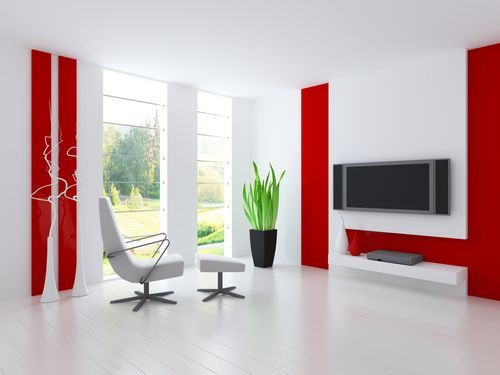
#> input picture L7/Image20260613172358.jpg, 500 x 375 px, found by its file name
$ python L7-1.py
#> lines starting #> are read from the running program, lines starting #| are printed output that depends on the picture; after the words box and inside, x2 and y2 are one past the last pixel; in counts of white or black regions, pixels touching at a corner belong together
import cv2
import numpy as np

image = cv2.imread("L7\\Image20260613172358.jpg")
#> image is the input picture: shape (375, 500, 3); mean B, G, R 174.7, 174.4, 193.4
image_HSV = cv2.cvtColor(image, cv2.COLOR_BGR2HSV)
#> image_HSV: shape (375, 500, 3); mean H, S, V 99.5, 42.7, 197.5
#   First red range
lower_red = np.array([0, 40, 40])
upper_red = np.array([0, 255, 255])
#   Creating the first mask
mask_1 = cv2.inRange(image_HSV, lower_red, upper_red)
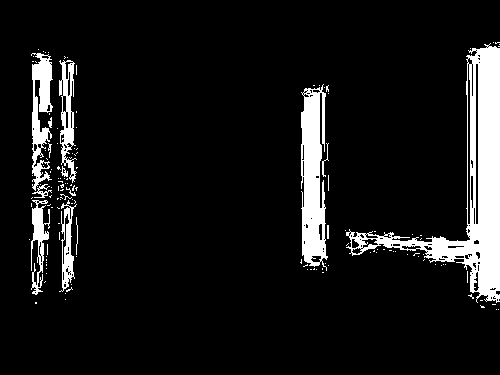
#> mask_1: shape (375, 500); 9.1% white; 139 white regions (125 under 20 px), largest, box (x1, y1, x2, y2) and area: (346, 43, 500, 303) 8742, (301, 84, 328, 271) 3529, (31, 53, 53, 191) 1609
#   Second red range
lower_red_1 = np.array([160, 40, 40])
upper_red_1 = np.array([180, 255, 255])
#   Creating the second mask
mask_2 = cv2.inRange(image_HSV, lower_red_1, upper_red_1)
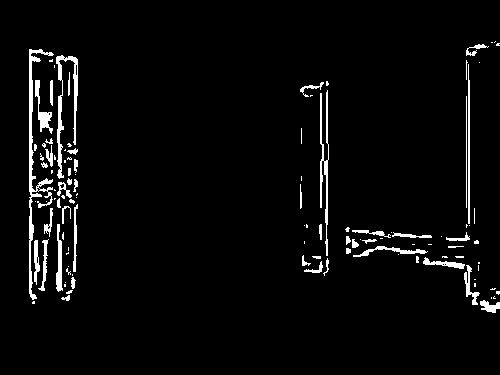
#> mask_2: shape (375, 500); 3.7% white; 111 white regions (64 under 20 px), largest, box (x1, y1, x2, y2) and area: (29, 49, 54, 300) 1135, (56, 55, 78, 179) 745, (320, 90, 329, 256) 584
#   Merging the two masks
mask = mask_1 + mask_2
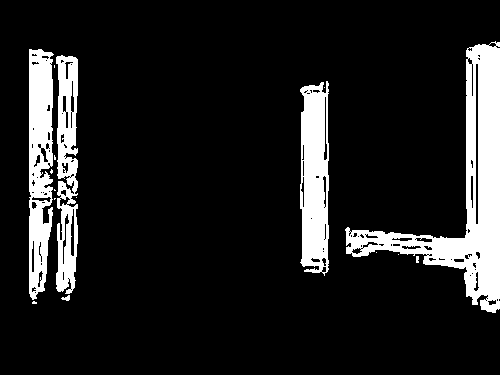
#> mask: shape (375, 500); 12.8% white; 16 white regions (10 under 20 px), largest, box (x1, y1, x2, y2) and area: (345, 41, 500, 313) 10775, (29, 49, 54, 300) 4726, (300, 81, 329, 276) 4641, (56, 55, 78, 294) 3675, (61, 295, 70, 301) 32, (416, 256, 419, 263) 20
#   Morphological opening (removes small objects from the foreground)
final_mask = cv2.morphologyEx(mask, cv2.MORPH_OPEN, np.ones((3, 3), np.uint8), iterations = 2)
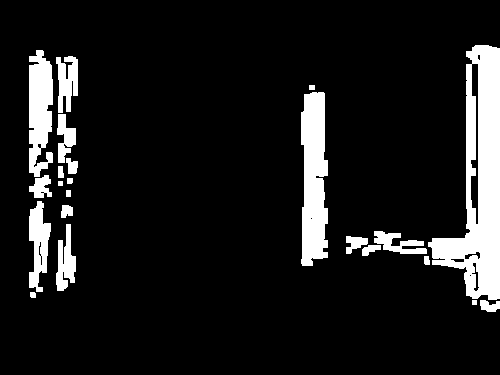
#> final_mask: shape (375, 500); 10.9% white; 22 white regions, largest, box (x1, y1, x2, y2) and area: (428, 45, 500, 300) 8681, (301, 92, 328, 266) 3854, (29, 50, 53, 177) 2382
#   Dilation
dilated_mask = cv2.dilate(mask, np.ones((3, 3), np.uint8), iterations = 1)
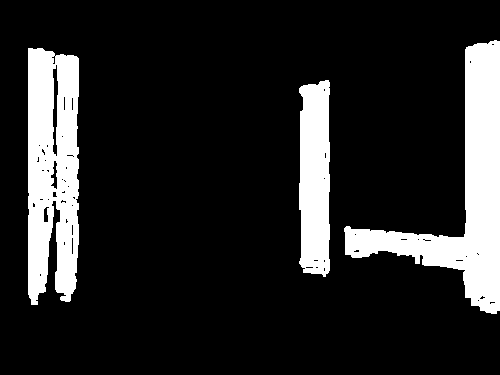
#> dilated_mask: shape (375, 500); 15.4% white; 3 white regions, box (x1, y1, x2, y2) and area: (344, 40, 500, 314) 12491, (28, 48, 79, 305) 10976, (299, 80, 330, 277) 5500

cv2.imshow("L7-1 (Red Mask 1)", mask_1)
cv2.imshow("L7-2 (Red Mask 2)", mask_2)
cv2.imshow("L7-3 (Merged Masks)", mask)
cv2.imshow("L7-4 (Final Mask)", final_mask)
cv2.imshow("L7-5 (Dilated Mask)", dilated_mask)
cv2.imshow("L7-6 (HSV Image)", image_HSV)
cv2.imshow("L7-7 (Original Image)", image)

cv2.waitKey(0)
cv2.destroyAllWindows()
